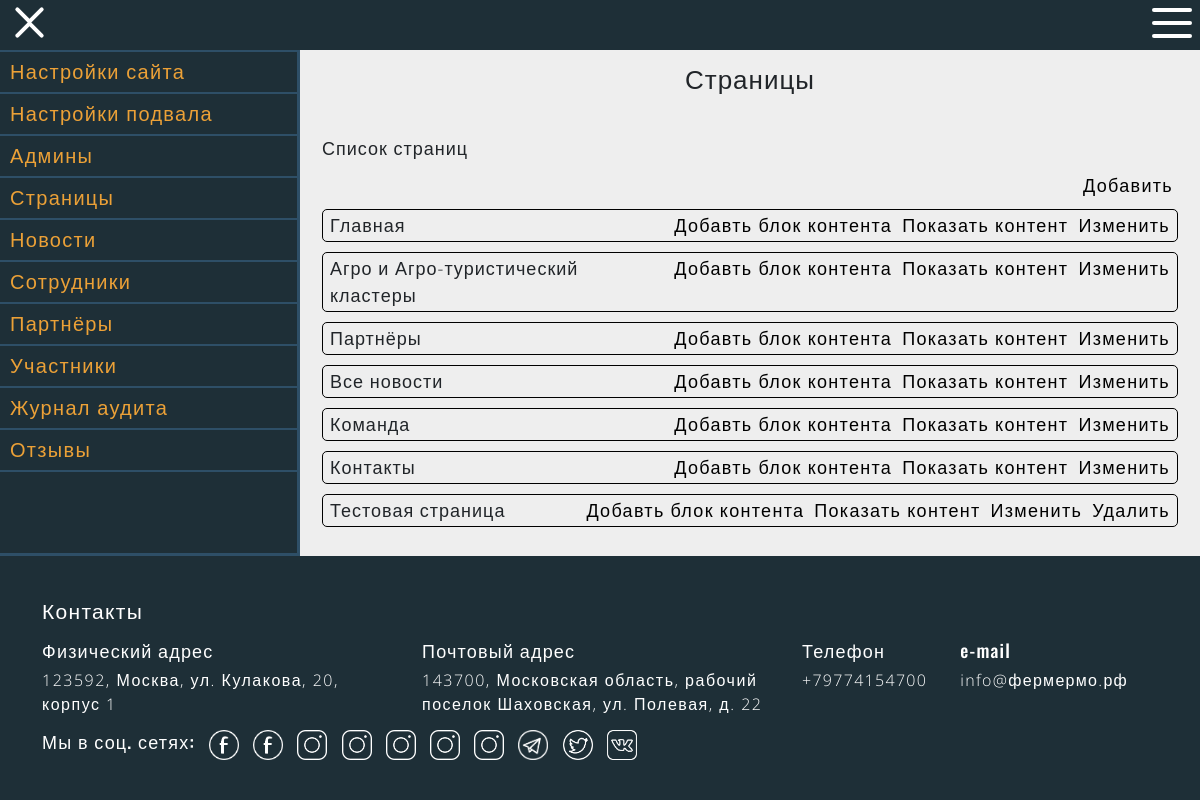
The app's page /admin-list-smartpage/0 (signed in) with its own data.
### data/smartpage.py (models this page shows, shortened)
class Smartpage(SqlAlchemyBase, SerializerMixin):
    __tablename__ = 'smartpage'
    id = sqlalchemy.Column(sqlalchemy.Integer, primary_key=True, autoincrement=True)
    heading = sqlalchemy.Column(sqlalchemy.String, nullable=True)
    image = sqlalchemy.Column(sqlalchemy.String, nullable=True)
    link = sqlalchemy.Column(sqlalchemy.String, nullable=True)
    created_date = sqlalchemy.Column(sqlalchemy.DateTime, default=datetime.now())
    content = orm.relation('Content')
    author_id = sqlalchemy.Column(sqlalchemy.Integer, sqlalchemy.ForeignKey("user.id"))
    author = orm.relation('User')

### run.py (the view)
@application.route("/admin-list-smartpage/<int:page_id>")
@login_required
def admin_list_smartpage(page_id):
    if current_user.status > 0:
        clear_old_files(current_user.email, get_path())
        smartpagelist, contentdict = get_smartpage_list(), {}
        contentlist = get_content_list()
        for page in smartpagelist:
            for content in contentlist:
                if page["id"] == content["smartpage_id"]:
                    if page["id"] in contentdict:
                        contentdict[page["id"]].append(content)
                    else:
                        contentdict[page["id"]] = [content]
        return get_render_template('list/admin-list-smartpage.html', title='Страницы', smartpagelist=smartpagelist,
                               contentdict=contentdict, types={"News": "Новости", "Image": "Картинки", "Text": "Текст", "Partner": "Партнёры", "Map": "Карта", "Member": "Участники"},
                               page_id=page_id)
    return you_dont_have_permission()

### data/Inner/ContentInnerAPI.py (called while the page is built)
def get_content_list():
    session = db_session.create_session()
    contents = session.query(Content).order_by(Content.position).all()
    session.close()
    return [item.to_dict(
        only=('id', 'position', 'heading', 'type', 'image', 'animation_type', 'text', 'tags', 'author_id', 'smartpage_id', "display_type", "display_type_member"))
        for item in contents]

### data/Inner/SmartpageInnerAPI.py (called while the page is built)
def get_smartpage_list():
    session = db_session.create_session()
    smartpages = session.query(Smartpage).all()
    session.close()
    return [item.to_dict(only=('id', 'link', 'heading', 'image', 'created_date', 'author_id')) for item in smartpages]

### data/db_session.py (called while the page is built)
def create_session() -> Session:
    global __factory
    return __factory()

### run.py (called while the page is built)
def get_render_template(template, **kwargs):
    return render_template(template, special_params=get_special_params(), **kwargs)

def get_path(end=""):
    return f"tmp/{current_user.email}{end}"

def clear_old_files(key, path):
    admin_images[key] = []
    delete_folder(path)

@login_manager.user_loader
def load_user(user_id):
    session = db_session.create_session()
    a = session.query(User).get(user_id)
    session.close()
    return a

def delete_folder(folder_name, path=application.config['UPLOAD_FOLDER']):
    if os.path.exists(path+folder_name):
        for filename in os.listdir(path + folder_name):
            if os.path.isdir(f"{path}{folder_name}/{filename}"):
                delete_folder(f"{folder_name}/{filename}")
            else:
                os.remove(f"{path}{folder_name}/{filename}")
        os.rmdir(path+folder_name)

def get_special_params():
    global load_new_footer_params, load_new_params, load_seo_params
    if load_new_footer_params:
        load_new_footer_params = False
        set_footer_params()
    if load_new_params:
        load_new_params = False
        set_other_params()
    if load_seo_params:
        load_seo_params = False
        set_seo_params()
    local_special_params = special_params.copy()
    local_special_params["is_admin"] = not current_user.is_anonymous
    return local_special_params

### templates/list/admin-list-smartpage.html (shortened to what this page needs)
{% extends "admin-panel.html" %}
{% block adminblock %}
<p class="settings-title">{{title}}</p>
<div class="settings">
    <p>Список страниц</p>
    <div class="settings-add">
        <a class="settings-element-add" href="/admin-create-smartpage">Добавить</a>
    </div>
    {% for page in smartpagelist %}
    <div class="settings-element">
        <p class="settings-element-title">{{page['heading']}}</p>
        <a class="settings-element-edit" href="/admin-create-content/{{page['id']}}">Добавть блок контента</a>
        <a class="settings-element-edit" name=contentPage{{page['id']}}>Показать контент</a>
        <a class="settings-element-edit" href="/admin-edit-smartpage/{{page['id']}}">Изменить</a>
        {% if page["id"] > 6 %}
        <a class="settings-element-delete" href="/admin-delete-smartpage/{{page['id']}}">Удалить</a>
        {% endif %}
    </div>
    {% endfor %}
</div>
{% endblock %}

### static/css/style.css (style rules this page uses)
*, *::before, *::after { margin: 0; padding: 0; }
body { padding-top: 50px; min-height: 100vh; background: #f4f4f4; display: flex; flex-direction: column; }
p { font-family: 'Open Sans', sans-serif; font-weight: 300; }
a { font-family: 'Open Sans', sans-serif; font-weight: 300; color: inherit; text-decoration: none; letter-spacing: 1.3px; }

### static/css/admin-panel.css (style rules this page uses)
.settings { padding: 10px; }
.settings p { overflow-wrap: break-word; word-wrap: break-word; -ms-word-break: break-all; word-break: break-all; word-break: break-word; -ms-hyphens: auto; -moz-hyphens: auto; -webkit-hyphens: auto; hyphens: auto; margin: 0; }
.settings-title { padding: 10px; width: 100%; text-align: center; font-size: 24px; }
.settings-element { display: flex; padding: 2px; border: 1px solid black; border-radius: 5px; margin-bottom: 10px; }
.settings-element-title { padding-left: 5px; flex: 1 0; }
.settings-element-edit, .settings-element-delete, .settings-element-add, .settings-element-move, .settings-element-move-empty, .element-exit { color: black; padding: 0 5px; }
.settings-title { font-size: 26px; }
.settings-add { margin: 10px 0; display: flex; width: 100%; justify-content: flex-end; }

### records on screen
Smartpage: heading "Главная"
Smartpage: heading "Агро и Агро-туристический кластеры"
Smartpage: heading "Партнёры"
Smartpage: heading "Все новости"
Smartpage: heading "Команда"
Smartpage: heading "Контакты"
Smartpage: heading "Тестовая страница"

### other values on screen
{{ title }} "Страницы"
{{ special_params["address"][0]["place"] }} "123592, Москва, ул. Кулакова, 20, корпус 1"
{{ special_params["address"][1]["place"] }} "143700, Московская область, рабочий поселок Шаховская, ул. Полевая, д. 22"
{{ phone['number'] }} "+79774154700"
{{ email['email_address'] }} "info@фермермо.рф"
